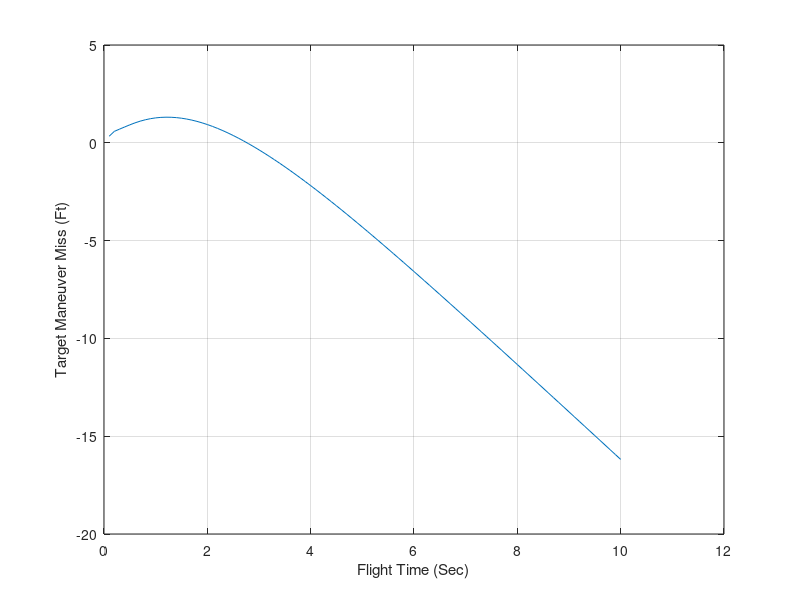

MATLAB code for this plot:
clear
XNT=96.6;
XNP=4.;
TAU=1.;
TF=10.;
VM=3000.;
HEDEG=-20.;
APN=2;
BIAS=.1;
SF=1;
T=0.;
S=0.;
TP=T+.00001;
X1=0.;
X2=0.;
X3=1.;
X4=0.;
XNPP=0.;
H=.01;
HE=HEDEG/57.3;
n=0.;
while TP<=(TF-1e-5)
	X1OLD=X1;
	X2OLD=X2;
	X3OLD=X3;
	X4OLD=X4;
   	STEP=1;
   	FLAG=0;
	while STEP<=1
      		if FLAG==1
         		STEP=2;
         		X1=X1+H*X1D;
         		X2=X2+H*X2D;
         		X3=X3+H*X3D;
         		X4=X4+H*X4D;
         		TP=TP+H;
      		end
      		TGO=TP+.00001;
      		if APN==0
         		C1=XNP/(TGO*TGO);
         		C2=XNP/TGO;
         		C3=0.;
         		C4=0.;
      		elseif APN==1
         		C1=XNP/(TGO*TGO);
         		C2=XNP/TGO;
         		C3=.5*XNP;
         		C4=0.;
      		else
				TGOH=SF*TGO+BIAS;
				if TGOH<0
					TGOH=.0001;
				end
         		X=TGOH/TAU;
         		TOP=6.*X*X*(exp(-X)-1.+X);
         		BOT1=2*X*X*X+3.+6.*X-6.*X*X;
         		BOT2=-12.*X*exp(-X)-3.*exp(-2.*X);
         		XNPP=TOP/(.0001+BOT1+BOT2);
         		C1=XNPP/(TGOH*TGOH);
         		C2=XNPP/TGOH;
         		C3=.5*XNPP;
         		C4=-XNPP*(exp(-X)+X-1.)/(X*X);
      		end
      		X1D=X2+C3*X4/TAU;
      		X2D=X3+C2*X4/TAU;
      		X3D=C1*X4/TAU;
      		X4D=-X4/TAU-X2+C4*X4/TAU;
      		FLAG=1;
   	end
   	FLAG=0;
	X1=(X1OLD+X1)/2+.5*H*X1D;
	X2=(X2OLD+X2)/2+.5*H*X2D;
	X3=(X3OLD+X3)/2+.5*H*X3D;
   	X4=(X4OLD+X4)/2+.5*H*X4D;
   	S=S+H;
	if S>=.0999
      		S=0.;
      		n=n+1;
      		ArrayTP(n)=TP;
      		ArrayXMNT(n)=XNT*X1;
      		ArrayXMHE(n)=-VM*HE*X2;
   	end
end
figure
plot(ArrayTP,ArrayXMNT),grid
xlabel('Flight Time (Sec)')
ylabel('Target Maneuver Miss (Ft)')
clc
output=[ArrayTP',ArrayXMNT',ArrayXMHE'];
save datfil output  -ascii
disp 'simulation finished'
